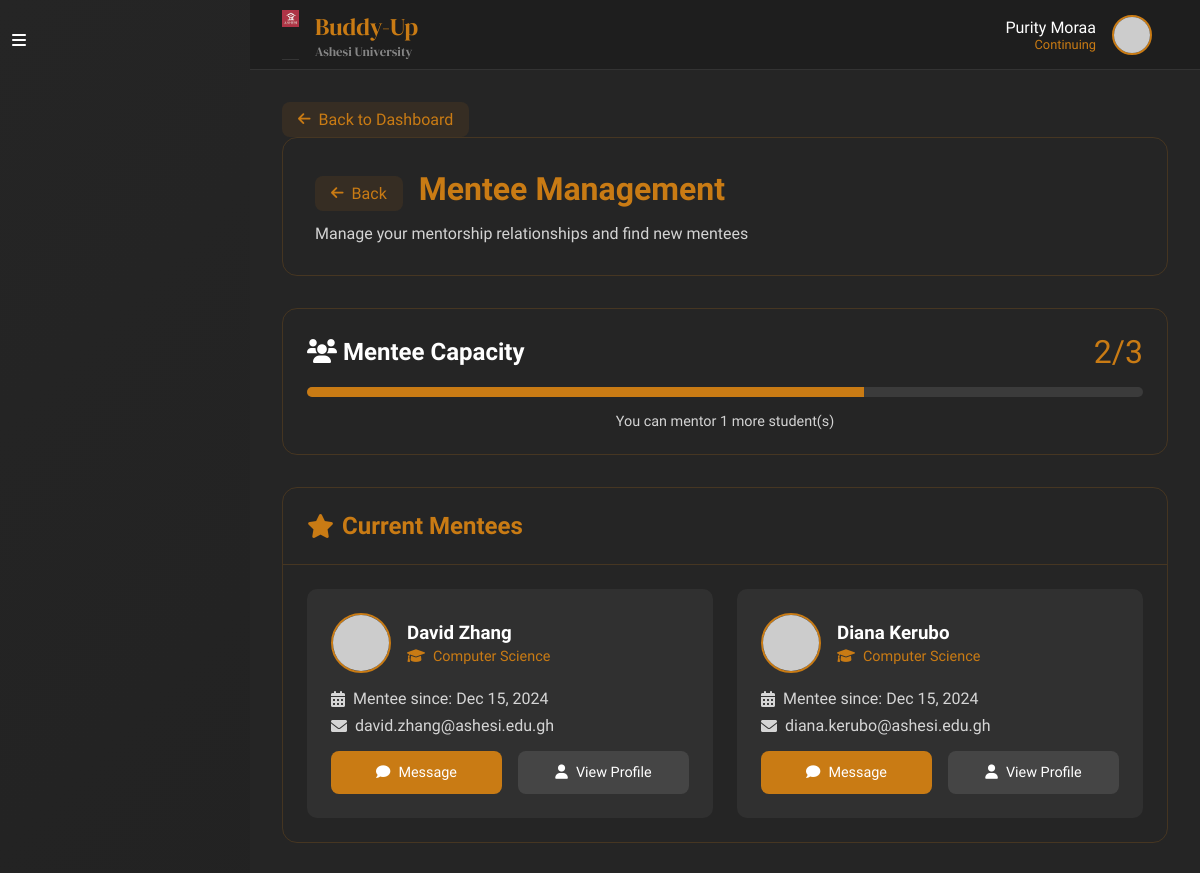
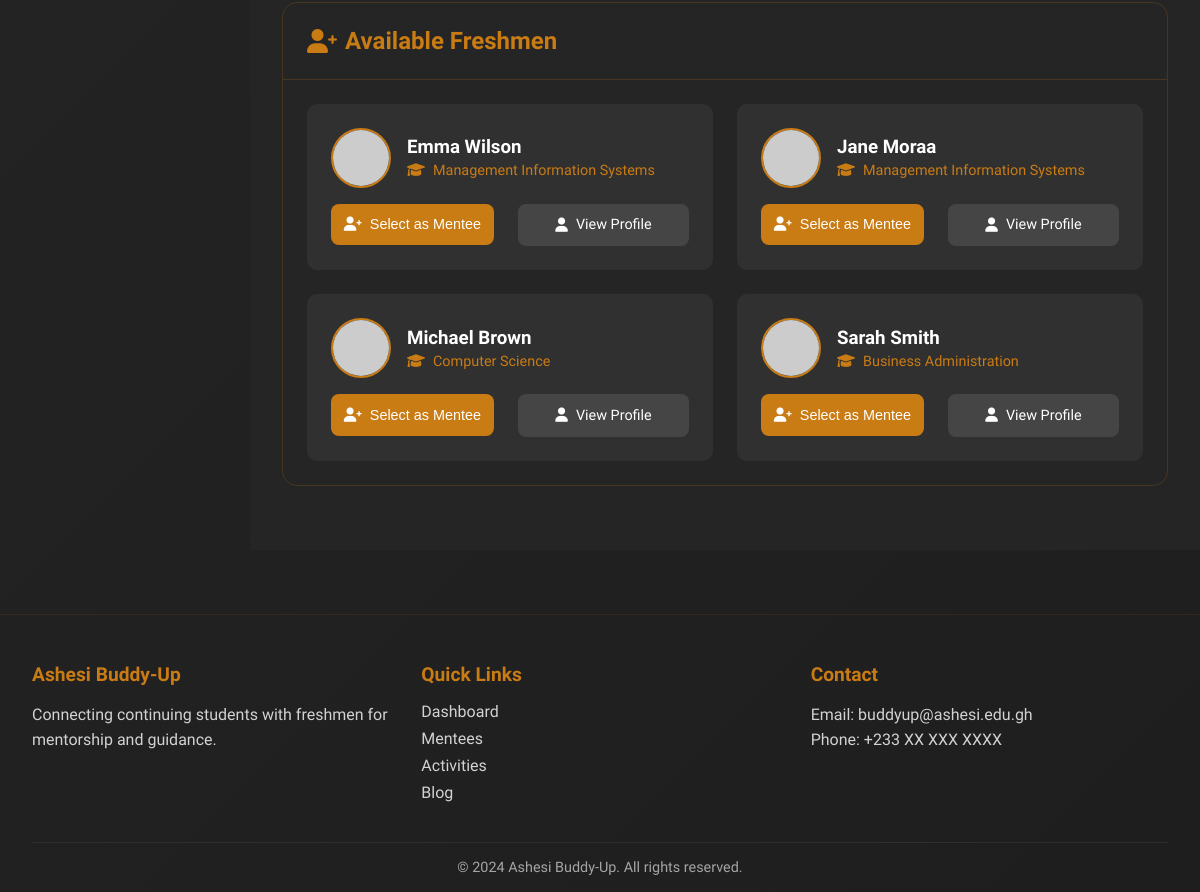
Screenshot of /dashboard/student/mentees/index.php (signed in) with the database file from the repository (2 pictures, top to bottom).
### tables this page shows
CREATE TABLE `mentorship` (
  `mentorship_id` int(11) NOT NULL,
  `continuing_id` int(11) NOT NULL,
  `freshman_id` int(11) NOT NULL,
  `start_date` datetime DEFAULT current_timestamp(),
  `status` enum('active','inactive','completed') DEFAULT 'active',
  `end_date` datetime DEFAULT NULL
);

CREATE TABLE `freshman_details` (
  `freshman_id` int(11) NOT NULL,
  `user_id` int(11) DEFAULT NULL,
  `avatar_url` varchar(255) DEFAULT NULL,
  `full_name` varchar(255) NOT NULL,
  `student_id` varchar(8) DEFAULT NULL,
  `age` int(11) DEFAULT NULL,
  `gender` enum('Male','Female','Other') DEFAULT NULL,
  `major` varchar(100) DEFAULT NULL,
  `nationality` varchar(100) DEFAULT NULL,
  `hobby` text DEFAULT NULL,
  `fun_fact` text DEFAULT NULL,
  `continuing_buddy_id` int(11) DEFAULT NULL
);

CREATE TABLE `users` (
  `user_id` int(11) NOT NULL,
  `email` varchar(255) NOT NULL,
  `password` varchar(255) NOT NULL,
  `role` enum('Freshman','Continuing','Faculty','SuperAdmin') NOT NULL,
  `registration_date` timestamp NOT NULL DEFAULT current_timestamp(),
  `last_login` timestamp NULL DEFAULT NULL
);

### dashboard/student/mentees/index.php (the view, shortened to what this page needs)
<?php
require_once '../../../db/database.php';
$user_id = $_SESSION['user_id'];
try {
    $stmt = $pdo->prepare("
        SELECT COUNT(*) as mentee_count
        FROM mentorship
        WHERE continuing_id = ? AND status = 'active'
    ");
    $stmt->execute([$user_id]);
    $mentee_count = $stmt->fetch()['mentee_count'];
    $stmt = $pdo->prepare("
        SELECT f.*, u.email
        FROM freshman_details f
        JOIN users u ON f.user_id = u.user_id
        LEFT JOIN mentorship m ON f.user_id = m.freshman_id
        WHERE m.mentorship_id IS NULL
        OR m.status = 'inactive'
        ORDER BY f.full_name ASC
    ");
    $stmt->execute();
    $available_freshmen = $stmt->fetchAll();
    $stmt = $pdo->prepare("
        SELECT f.*, m.status, m.start_date, u.email
        FROM mentorship m
        JOIN freshman_details f ON m.freshman_id = f.user_id
        JOIN users u ON f.user_id = u.user_id
        WHERE m.continuing_id = ? AND m.status = 'active'
        ORDER BY f.full_name ASC
    ");
    $stmt->execute([$user_id]);
    $current_mentees = $stmt->fetchAll();
} catch (PDOException $e) {
    error_log("Error: " . $e->getMessage());
    $_SESSION['error'] = "An error occurred while fetching mentee data.";
}
include '../../includes/header.php';
include '../../includes/sidebar.php';
?>
<div class="main-content">
    <div class="back-section">
        <a href="../index.php" class="back-button">
            <i class="fas fa-arrow-left"></i> Back to Dashboard
        </a>
    </div>
    <div class="page-header">
        <div class="header-content">
            <div class="header-top">
                <a href="javascript:history.back()" class="back-button">
                    <i class="fas fa-arrow-left"></i> Back
                </a>
                <h1>Mentee Management</h1>
            </div>
            <p class="subtitle">Manage your mentorship relationships and find new mentees</p>
        </div>
    </div>
    <div class="mentee-dashboard">
        <div class="dashboard-card capacity-card">
            <div class="card-content">
                <div class="capacity-header">
                    <h2><i class="fas fa-users"></i> Mentee Capacity</h2>
                    <span class="capacity-number"><?php echo $mentee_count; ?>/3</span>
                </div>
                <div class="progress-bar">
                    <div class="progress" style="width: <?php echo ($mentee_count / 3) * 100; ?>%"></div>
                </div>
                <p class="capacity-status">
                    <?php if ($mentee_count < 3): ?>
                        You can mentor <?php echo 3 - $mentee_count; ?> more student(s)
                    <?php else: ?>
                        You've reached your mentee capacity
                    <?php endif; ?>
                </p>
            </div>
        </div>
        <div class="dashboard-card">
            <div class="card-header">
                <h2><i class="fas fa-star"></i> Current Mentees</h2>
            </div>
            <div class="card-content">
                <div class="mentee-grid">
                    <?php if (count($current_mentees) > 0): ?>
                        <?php foreach ($current_mentees as $mentee): ?>
                            <div class="mentee-card">
                                <div class="mentee-header">
                                    <img src="<?php echo htmlspecialchars($mentee['avatar_url'] ?? '../../../assets/img/default-avatar.png'); ?>"
                                         alt="<?php echo htmlspecialchars($mentee['full_name']); ?>'s Avatar"
                                         class="mentee-avatar">
                                    <div class="mentee-info">
                                        <h3><?php echo htmlspecialchars($mentee['full_name']); ?></h3>
                                        <span class="major"><i class="fas fa-graduation-cap"></i> <?php echo htmlspecialchars($mentee['major']); ?></span>
                                    </div>
                                </div>
                                <div class="mentee-details">
                                    <p><i class="fas fa-calendar-alt"></i> Mentee since: <?php echo date('M d, Y', strtotime($mentee['start_date'])); ?></p>
                                    <p><i class="fas fa-envelope"></i> <?php echo htmlspecialchars($mentee['email']); ?></p>
                                </div>
                                <div class="mentee-actions">
                                    <a href="chat.php?with=<?php echo $mentee['user_id']; ?>" class="btn btn-primary">
                                        <i class="fas fa-comment"></i> Message
                                    </a>
                                    <a href="view_profile.php?id=<?php echo $mentee['user_id']; ?>" class="btn btn-secondary">
                                        <i class="fas fa-user"></i> View Profile
                                    </a>
                                </div>
                            </div>
                        <?php endforeach; ?>
                    <?php endif; ?>
                </div>
            </div>
        </div>
        <?php if ($mentee_count < 3): ?>
            <div class="dashboard-card" id="available-freshmen">
                <div class="card-header">
                    <h2><i class="fas fa-user-plus"></i> Available Freshmen</h2>
                </div>
                <div class="card-content">
                    <div class="freshmen-grid">
                        <?php if (count($available_freshmen) > 0): ?>
                            <?php foreach ($available_freshmen as $freshman): ?>
                                <div class="freshman-card">
                                    <div class="freshman-header">
                                        <img src="<?php echo htmlspecialchars($freshman['avatar_url'] ?? '../../../assets/img/default-avatar.png'); ?>"
                                             alt="<?php echo htmlspecialchars($freshman['full_name']); ?>'s Avatar"
                                             class="freshman-avatar">
                                        <div class="freshman-info">
                                            <h3><?php echo htmlspecialchars($freshman['full_name']); ?></h3>
                                            <span class="major"><i class="fas fa-graduation-cap"></i> <?php echo htmlspecialchars($freshman['major']); ?></span>
                                        </div>
                                    </div>
                                    <div class="freshman-actions">
                                        <form action="select_mentee.php" method="POST" class="select-form">
                                            <button type="submit" class="btn btn-primary">
                                                <i class="fas fa-user-plus"></i> Select as Mentee
                                            </button>
                                        </form>
                                        <a href="view_profile.php?id=<?php echo $freshman['user_id']; ?>" class="btn btn-secondary">
                                            <i class="fas fa-user"></i> View Profile
                                        </a>
                                    </div>
                                </div>
                            <?php endforeach; ?>
                        <?php endif; ?>
                    </div>
                </div>
            </div>
        <?php endif; ?>
    </div>
</div>
<?php include '../../includes/footer.php'; ?>

### dashboard/includes/header.php (style rules this page uses)
:root { --darker-bg: #121212; --dark-bg: #1E1E1E; --medium-bg: #252525; --light-bg: #2D2D2D; --lighter-bg: #333333; --text-primary: #FFFFFF; --text-secondary: #B3B3B3; --text-muted: #808080; --accent-orange: #C97B14; --accent-orange-light: #E69B3A; --accent-orange-dark: #A66610; --sidebar-width: 250px; --header-height: 70px; }
* { margin: 0; padding: 0; box-sizing: border-box; }
body { font-family: "Arimo", sans-serif; background-color: var(--medium-bg); color: var(--text-primary); min-height: 100vh; }
.main-content { margin-top: var(--header-height); margin-left: var(--sidebar-width); min-height: calc(100vh - var(--header-height)); padding: 2rem; background: var(--medium-bg); }
.main-content::before { content: ''; position: fixed; top: 0; left: 0; right: 0; bottom: 0; background: linear-gradient(135deg, var(--medium-bg), var(--dark-bg)); z-index: -1; }

### dashboard/includes/sidebar.php (style rules this page uses)
.main-content { margin-left: 40px; transition: margin-left 0.3s ease; }

### dashboard/student/mentees/index.php (style rules this page uses)
.main-content { padding: 2rem; margin-left: var(--sidebar-width); margin-top: 70px; }
.page-header { background: var(--dark-gray); padding: 2rem; border-radius: 15px; margin-bottom: 2rem; border: 1px solid rgba(201, 123, 20, 0.2); }
.page-header h1 { color: var(--accent-orange); font-size: 2rem; margin-bottom: 0.5rem; }
.subtitle { color: var(--white); opacity: 0.8; }
.dashboard-card { background: var(--dark-gray); border-radius: 15px; margin-bottom: 2rem; border: 1px solid rgba(201, 123, 20, 0.2); overflow: hidden; }
.card-header { padding: 1.5rem; border-bottom: 1px solid rgba(201, 123, 20, 0.2); display: flex; justify-content: space-between; align-items: center; }
.card-header h2 { color: var(--accent-orange); font-size: 1.5rem; display: flex; align-items: center; gap: 0.5rem; }
.card-content { padding: 1.5rem; }
.capacity-card { background: linear-gradient(145deg, var(--dark-gray), var(--primary-gray)); }
.capacity-header { display: flex; justify-content: space-between; align-items: center; margin-bottom: 1rem; }
.capacity-number { font-size: 2rem; color: var(--accent-orange); }
.progress-bar { background: rgba(255, 255, 255, 0.1); border-radius: 10px; height: 10px; overflow: hidden; margin-bottom: 1rem; }
.progress { background: var(--accent-orange); height: 100%; transition: width 0.3s ease; }
.capacity-status { color: var(--white); opacity: 0.8; text-align: center; font-size: 0.9rem; }
.mentee-grid, .freshmen-grid { display: grid; grid-template-columns: repeat(auto-fill, minmax(300px, 1fr)); gap: 1.5rem; }
.mentee-card, .freshman-card { background: rgba(255, 255, 255, 0.05); border-radius: 10px; padding: 1.5rem; transition: transform 0.3s ease; }
.mentee-header, .freshman-header { display: flex; align-items: center; gap: 1rem; margin-bottom: 1rem; }
.mentee-avatar, .freshman-avatar { width: 60px; height: 60px; border-radius: 50%; border: 2px solid var(--accent-orange); object-fit: cover; }
.mentee-info h3, .freshman-info h3 { color: var(--white); margin-bottom: 0.25rem; }
.major { color: var(--accent-orange); font-size: 0.9rem; display: flex; align-items: center; gap: 0.5rem; }
.mentee-details { margin: 1rem 0; }
.mentee-details p { color: var(--white); opacity: 0.8; margin-bottom: 0.5rem; display: flex; align-items: center; gap: 0.5rem; }
.mentee-actions, .freshman-actions { display: grid; grid-template-columns: 1fr 1fr; gap: 1rem; margin-top: 1rem; }
.btn { display: inline-flex; align-items: center; justify-content: center; gap: 0.5rem; padding: 0.8rem; border-radius: 8px; border: none; cursor: pointer; text-decoration: none; transition: all 0.3s ease; font-size: 0.9rem; }
.btn-primary { background: var(--accent-orange); color: var(--white); }
.btn-secondary { background: rgba(255, 255, 255, 0.1); color: var(--white); }
.header-top { display: flex; align-items: center; gap: 1rem; margin-bottom: 0.5rem; }
.back-button { display: inline-flex; align-items: center; gap: 0.5rem; color: var(--accent-orange); text-decoration: none; font-size: 1rem; padding: 0.5rem 1rem; border-radius: 8px; transition: all 0.3s ease; background: rgba(201, 123, 20, 0.1); }
.back-button i { font-size: 0.9rem; }

### rows the page displays
mentorship: freshman_details.full_name "David Zhang", freshman_details.major "Computer Science", start_date "Dec 15, 2024", freshman.email "david.zhang@ashesi.edu.gh"
mentorship: freshman_details.full_name "Diana Kerubo", freshman_details.major "Computer Science", start_date "Dec 15, 2024", freshman.email "diana.kerubo@ashesi.edu.gh"
freshman_details: full_name "Emma Wilson", major "Management Information Systems"
freshman_details: full_name "Jane Moraa", major "Management Information Systems"
freshman_details: full_name "Michael Brown", major "Computer Science"
freshman_details: full_name "Sarah Smith", major "Business Administration"

### other values shown
$_SESSION['full_name'] "Purity Moraa"
$_SESSION['role'] "Continuing"
$mentee_count "2"
3 - $mentee_count "1"
